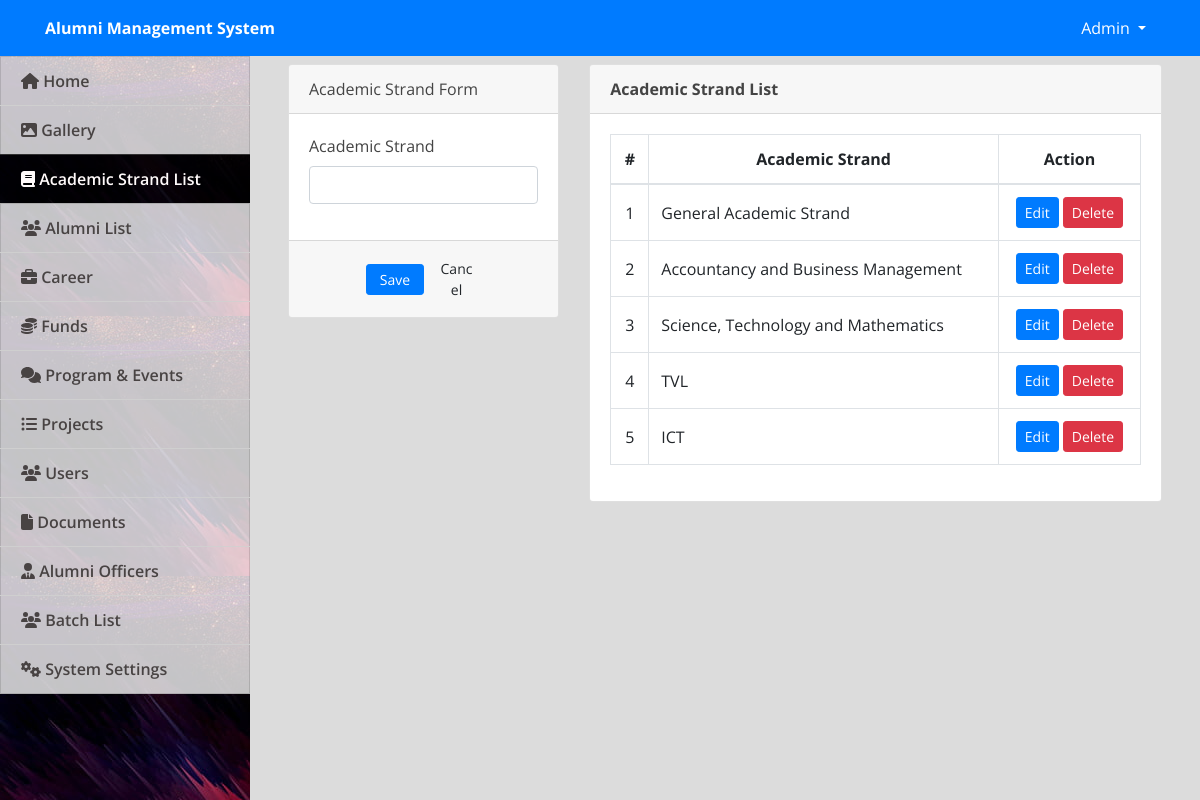
The app's page /admin/index.php?page=courses (signed in) with its own data.
### tables this page shows
CREATE TABLE `courses` (
  `id` int(30) NOT NULL,
  `course` text NOT NULL,
  `about` text NOT NULL
);

### admin/courses.php (the view, shortened to what this page needs)
<?php include('db_connect.php'); ?>
<div class="container-fluid">
	<div class="col-lg-12">
		<div class="row">
			<div class="col-md-4">
				<form action="" id="manage-course">
					<div class="card">
						<div class="card-header">
							Academic Strand Form
						</div>
						<div class="card-body">
							<div class="form-group">
								<label class="control-label">Academic Strand</label>
								<input type="text" class="form-control" name="course">
							</div>
						</div>
						<div class="card-footer">
							<div class="row">
								<div class="col-md-12">
									<button class="btn btn-sm btn-primary col-sm-3 offset-md-3"> Save</button>
									<button class="btn btn-sm btn-default col-sm-3" type="button" onclick="$('#manage-course').get(0).reset()"> Cancel</button>
								</div>
							</div>
						</div>
					</div>
				</form>
			</div>
			<div class="col-md-8">
				<div class="card">
					<div class="card-header">
						<b>Academic Strand List</b>
					</div>
					<div class="card-body">
						<table class="table table-bordered table-hover">
							<thead>
								<tr>
									<th class="text-center">#</th>
									<th class="text-center">Academic Strand</th>
									<th class="text-center">Action</th>
								</tr>
							</thead>
							<tbody>
								<?php
								$i = 1;
								$course = $conn->query("SELECT * FROM courses order by id asc");
								while ($row = $course->fetch_assoc()) :
								?>
									<tr>
										<td class="text-center"><?php echo $i++ ?></td>
										<td class="">
											<?php echo $row['course'] ?>
										</td>
										<td class="text-center">
											<button class="btn btn-sm btn-primary edit_course" type="button" data-id="<?php echo $row['id'] ?>" data-course="<?php echo $row['course'] ?>">Edit</button>
											<button class="btn btn-sm btn-danger delete_course" type="button" data-id="<?php echo $row['id'] ?>">Delete</button>
										</td>
									</tr>
								<?php endwhile; ?>
							</tbody>
						</table>
					</div>
				</div>
			</div>
		</div>
	</div>
</div>

### admin/assets/css/style.css (style rules this page uses)
body { font-family: "Open Sans", sans-serif; color: #444444; width: 100%; height: calc(100%); }

### admin/index.php (style rules this page uses)
body { background: #80808045; }

### admin/courses.php (style rules this page uses)
td { vertical-align: middle !important; }

### records on screen
courses: course "General Academic Strand"
courses: course "Accountancy and Business Management"
courses: course "Science, Technology and Mathematics"
courses: course "TVL"
courses: course "ICT"

### other values on screen
$_SESSION['system']['name'] "Alumni Management System"
$_SESSION['login_name'] "Admin"
